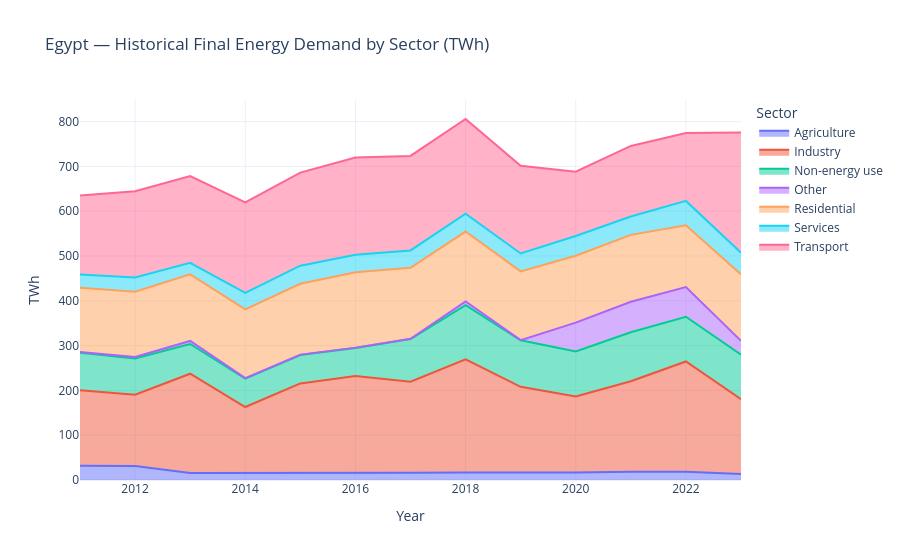

The cell this chart's notebook holds for it:
### Markdown cell above
## 4 · Historical trend — total demand by sector (stacked area)

### Code cell
fig = px.area(
    df_sectors,
    x="year",
    y="total_TWh",
    color="sector",
    title=f"{COUNTRY} — Historical Final Energy Demand by Sector (TWh)",
    labels={"total_TWh": "TWh", "year": "Year", "sector": "Sector"},
    template="plotly_white",
)
fig.update_layout(hovermode="x unified", legend_title_text="Sector")
fig.show()

### Figure 1 — Plotly figure (JSON) as saved in the notebook; plotly's stock layout.template omitted (floating-point values rounded to 4 significant figures)
{"data": [{"fillpattern": {"shape": ""}, "hovertemplate": "Sector=Agriculture<br>Year=%{x}<br>TWh=%{y}<extra></extra>", "legendgroup": "Agriculture", "line": {"color": "#636efa"}, "marker": {"symbol": "circle"}, "mode": "lines", "name": "Agriculture", "orientation": "v", "showlegend": true, "stackgroup": "1", "type": "scatter", "x": [2011, 2012, 2013, 2014, 2015, 2016, 2017, 2018, 2019, 2020, 2021, 2022, 2023], "xaxis": "x", "y": [31.88, 31.07, 15.52, 16.05, 16.55, 17.33, 16.4, 16.69, 16.53, 16.64, 18.29, 18.45, 13.64], "yaxis": "y"}, {"fillpattern": {"shape": ""}, "hovertemplate": "Sector=Industry<br>Year=%{x}<br>TWh=%{y}<extra></extra>", "legendgroup": "Industry", "line": {"color": "#EF553B"}, "marker": {"symbol": "circle"}, "mode": "lines", "name": "Industry", "orientation": "v", "showlegend": true, "stackgroup": "1", "type": "scatter", "x": [2011, 2012, 2013, 2014, 2015, 2016, 2017, 2018, 2019, 2020, 2021, 2022, 2023], "xaxis": "x", "y": [168.3, 159.5, 221.7, 146.8, 199.1, 214.9, 203.1, 252.7, 191.5, 169.6, 202.1, 246.2, 166.6], "yaxis": "y"}, {"fillpattern": {"shape": ""}, "hovertemplate": "Sector=Non-energy use<br>Year=%{x}<br>TWh=%{y}<extra></extra>", "legendgroup": "Non-energy use", "line": {"color": "#00cc96"}, "marker": {"symbol": "circle"}, "mode": "lines", "name": "Non-energy use", "orientation": "v", "showlegend": true, "stackgroup": "1", "type": "scatter", "x": [2011, 2012, 2013, 2014, 2015, 2016, 2017, 2018, 2019, 2020, 2021, 2022, 2023], "xaxis": "x", "y": [83.71, 80.92, 66.27, 63.43, 63.37, 62.35, 94.95, 120.6, 103.8, 100.6, 109.5, 99.71, 99.64], "yaxis": "y"}, {"fillpattern": {"shape": ""}, "hovertemplate": "Sector=Other<br>Year=%{x}<br>TWh=%{y}<extra></extra>", "legendgroup": "Other", "line": {"color": "#ab63fa"}, "marker": {"symbol": "circle"}, "mode": "lines", "name": "Other", "orientation": "v", "showlegend": true, "stackgroup": "1", "type": "scatter", "x": [2011, 2012, 2013, 2014, 2015, 2016, 2017, 2018, 2019, 2020, 2021, 2022, 2023], "xaxis": "x", "y": [1.869, 2.94, 6.834, 1.133, 0.8753, 0.8528, 0.6733, 8.697, 0.3592, 64.33, 67.9, 66.22, 30.88], "yaxis": "y"}, {"fillpattern": {"shape": ""}, "hovertemplate": "Sector=Residential<br>Year=%{x}<br>TWh=%{y}<extra></extra>", "legendgroup": "Residential", "line": {"color": "#FFA15A"}, "marker": {"symbol": "circle"}, "mode": "lines", "name": "Residential", "orientation": "v", "showlegend": true, "stackgroup": "1", "type": "scatter", "x": [2011, 2012, 2013, 2014, 2015, 2016, 2017, 2018, 2019, 2020, 2021, 2022, 2023], "xaxis": "x", "y": [143.2, 145.8, 148.5, 153.2, 158.2, 168.0, 158.5, 155.9, 153.4, 149.3, 149.3, 138.1, 148.2], "yaxis": "y"}, {"fillpattern": {"shape": ""}, "hovertemplate": "Sector=Services<br>Year=%{x}<br>TWh=%{y}<extra></extra>", "legendgroup": "Services", "line": {"color": "#19d3f3"}, "marker": {"symbol": "circle"}, "mode": "lines", "name": "Services", "orientation": "v", "showlegend": true, "stackgroup": "1", "type": "scatter", "x": [2011, 2012, 2013, 2014, 2015, 2016, 2017, 2018, 2019, 2020, 2021, 2022, 2023], "xaxis": "x", "y": [29.65, 31.87, 25.69, 36.79, 40.17, 39.17, 38.73, 39.8, 40.0, 44.21, 41.13, 54.3, 48.39], "yaxis": "y"}, {"fillpattern": {"shape": ""}, "hovertemplate": "Sector=Transport<br>Year=%{x}<br>TWh=%{y}<extra></extra>", "legendgroup": "Transport", "line": {"color": "#FF6692"}, "marker": {"symbol": "circle"}, "mode": "lines", "name": "Transport", "orientation": "v", "showlegend": true, "stackgroup": "1", "type": "scatter", "x": [2011, 2012, 2013, 2014, 2015, 2016, 2017, 2018, 2019, 2020, 2021, 2022, 2023], "xaxis": "x", "y": [176.5, 192.5, 194.0, 202.3, 207.9, 216.9, 211.0, 211.4, 195.7, 143.4, 157.4, 151.7, 268.3], "yaxis": "y"}], "layout": {"hovermode": "x unified", "legend": {"title": {"text": "Sector"}, "tracegroupgap": 0}, "title": {"text": "Egypt — Historical Final Energy Demand by Sector (TWh)"}, "xaxis": {"anchor": "y", "domain": [0, 1], "title": {"text": "Year"}}, "yaxis": {"anchor": "x", "domain": [0, 1], "title": {"text": "TWh"}}}}
